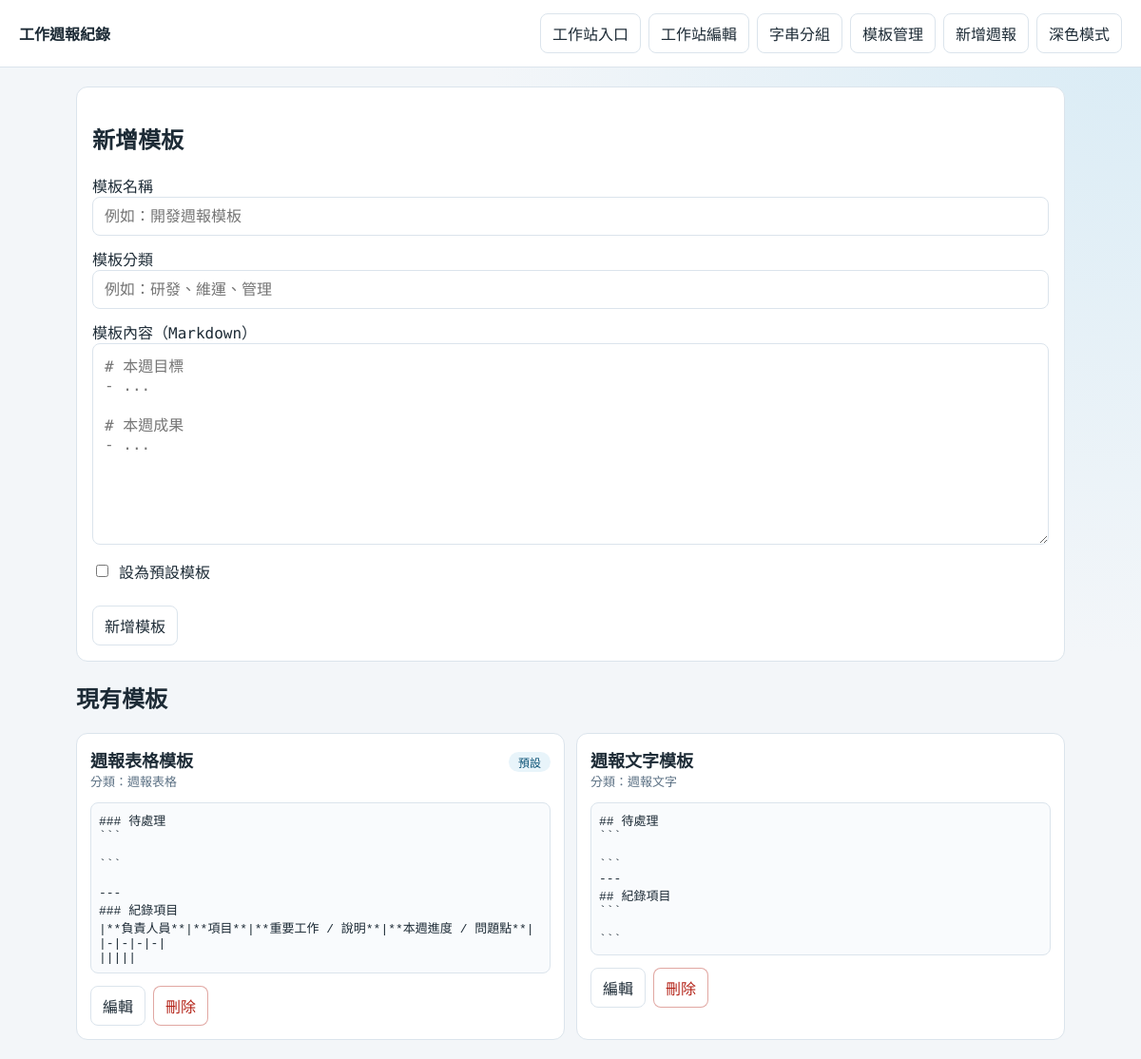
Page /templates on the committed database.
### tables this page shows
CREATE TABLE report_templates (
            id INTEGER PRIMARY KEY AUTOINCREMENT,
            name TEXT NOT NULL,
            content_md TEXT NOT NULL,
            created_at TEXT NOT NULL,
            updated_at TEXT NOT NULL
        , category TEXT DEFAULT '', is_default INTEGER DEFAULT 0);

### app.py (the view, shortened to what this page needs)
    @app.route("/templates", methods=["GET", "POST"])
    def manage_templates():
        templates = query_content_templates()
        return render_template("templates.html", templates=templates)

### app.py (called while the page is built)
def get_db() -> sqlite3.Connection:
    conn = sqlite3.connect(DB_PATH)
    conn.row_factory = sqlite3.Row
    return conn

def query_content_templates() -> list[sqlite3.Row]:
    return g.db.execute(
        "SELECT * FROM report_templates ORDER BY is_default DESC, updated_at DESC"
    ).fetchall()

### templates/templates.html (shortened to what this page needs)
{% extends "base.html" %}
{% block content %}
<section class="form-wrap">
  <h2>新增模板</h2>
  <form method="post" action="{{ url_for('manage_templates') }}" class="report-form">
    <label>
      模板名稱
      <input type="text" name="name" required placeholder="例如：開發週報模板" />
    </label>
    <label>
      模板分類
      <input type="text" name="category" placeholder="例如：研發、維運、管理" />
    </label>
    <label>
      模板內容（Markdown）
      <textarea name="content_md" rows="10" required placeholder="# 本週目標&#10;- ...&#10;&#10;# 本週成果&#10;- ..."></textarea>
    </label>
    <label class="inline-check">
      <input type="checkbox" name="is_default" />
      設為預設模板
    </label>
    <div class="actions">
      <button type="submit" class="btn">新增模板</button>
    </div>
  </form>
</section>
<section class="template-list-wrap">
  <h2>現有模板</h2>
  {% if templates %}
    <div class="template-list">
      {% for tpl in templates %}
      <article class="card">
        <div class="card-head">
          <h3>{{ tpl.name }}</h3>
          {% if tpl.is_default %}
            <span class="tag">預設</span>
          {% endif %}
        </div>
        <div class="date">分類：{{ tpl.category if tpl.category else '未分類' }}</div>
        <pre class="template-preview">{{ tpl.content_md }}</pre>
        <div class="actions">
          <a class="btn" href="{{ url_for('edit_template', template_id=tpl.id) }}">編輯</a>
          <form method="post" action="{{ url_for('delete_template', template_id=tpl.id) }}" onsubmit="return confirm('確定刪除此模板？');">
            <button type="submit" class="btn danger">刪除</button>
          </form>
        </div>
      </article>
      {% endfor %}
    </div>
  {% else %}
    <p class="empty">目前尚無模板，先新增一個模板即可在「新增週報」時套用。</p>
  {% endif %}
</section>
{% endblock %}

### templates/base.html (shortened to what this page needs)
<!doctype html>
<html lang="zh-Hant">
  <head>
    <link rel="stylesheet" href="{{ url_for('static', filename='style.css') }}" />
    <link rel="stylesheet" href="{{ url_for('static', filename='overrides.css') }}" />
  </head>
  <body>
    <header class="header">
      <a class="brand" href="{{ url_for('index') }}">工作週報紀錄</a>
      <nav>
        <a class="btn" href="{{ url_for('workstation_portal') }}">工作站入口</a>
        <a class="btn" href="{{ url_for('manage_workstations') }}">工作站編輯</a>
        <a class="btn" href="{{ url_for('string_group_tool') }}">字串分組</a>
        <a class="btn" href="{{ url_for('manage_templates') }}">模板管理</a>
        <a class="btn" href="{{ url_for('create_report') }}">新增週報</a>
        <button type="button" class="btn theme-toggle" id="theme-toggle" aria-pressed="false">
        </button>
      </nav>
    </header>
    <main class="container">
      {% block content %}{% endblock %}
    </main>
  </body>
</html>

### static/style.css (style rules this page uses)
:root { --bg: #f3f6f9; --panel: #ffffff; --text: #1d2b36; --muted: #5d7285; --accent: #0f6c9b; --danger: #b42318; --line: #dbe4ec; --header-bg: #ffffff; --header-border: #dbe4ec; --tag-bg: #e8f4fa; --tag-text: #0b5275; --code-bg: #f4f7fa; --card-preview-bg: #f9fbfd; --panel-soft: #f9fbfd; --toolbar-bg: #f7fafc; --editor-shell-bg: #ffffff; --preview-bg: #ffffff; --shadow-accent: rgba(15, 108, 155, 0.12); }
* { box-sizing: border-box; }
body { margin: 0; font-family: "LXGW WenKai Mono TC", "LXGW WenKai Mono", "Segoe UI", "PingFang TC", "Microsoft JhengHei", sans-serif; background: radial-gradient(circle at top right, #d8ebf5 0%, var(--bg) 42%); color: var(--text); }
html, body { background-color: var(--bg); }
.header { display: flex; justify-content: space-between; align-items: center; padding: 14px 20px; border-bottom: 1px solid var(--header-border); background: var(--header-bg); position: sticky; top: 0; }
.header nav { display: flex; gap: 8px; flex-wrap: wrap; }
.brand { text-decoration: none; color: var(--text); font-weight: 700; }
.container { max-width: 1080px; margin: 0 auto; padding: 20px; }
input, textarea, button { font: inherit; }
input, textarea { width: 100%; border: 1px solid var(--line); border-radius: 8px; padding: 10px 12px; background: var(--panel); color: var(--text); }
.btn { border: 1px solid var(--line); background: var(--panel); border-radius: 8px; color: var(--text); text-decoration: none; padding: 8px 12px; cursor: pointer; }
.btn.danger { color: var(--danger); border-color: color-mix(in srgb, var(--danger) 40%, transparent); }
.card { background: var(--panel); border: 1px solid var(--line); border-radius: 12px; padding: 14px; }
.card-head { display: flex; justify-content: space-between; align-items: baseline; gap: 8px; }
.card-head h3 { margin: 0; font-size: 18px; }
.date { color: var(--muted); font-size: 13px; }
.tag { background: var(--tag-bg); color: var(--tag-text); border-radius: 999px; padding: 2px 10px; font-size: 12px; }
.actions { margin-top: 12px; display: flex; gap: 8px; align-items: center; }
.actions form { margin: 0; }
.form-wrap { background: var(--panel); border: 1px solid var(--line); border-radius: 12px; padding: 16px; }
.report-form { display: grid; gap: 12px; }
.template-list-wrap { margin-top: 14px; }
.template-list { display: grid; grid-template-columns: repeat(auto-fit, minmax(300px, 1fr)); gap: 12px; }
.template-preview { border: 1px solid var(--line); border-radius: 8px; background: var(--panel-soft); padding: 8px; white-space: pre-wrap; word-break: break-word; }
.inline-check { display: flex; align-items: center; gap: 8px; }
.inline-check input { width: auto; }

### rows in the picture
report_templates: name "週報表格模板", is_default "預設", category "週報表格", content_md "### 待處理 ``` ``` --- ### 紀錄項目 |**負責人員**|**項目**|**重要工作 / 說明**|**本週進度 / 問題點**| |-|-|-|-| |||||"
report_templates: name "週報文字模板", category "週報文字", content_md "## 待處理 ``` ``` --- ## 紀錄項目 ``` ```"
